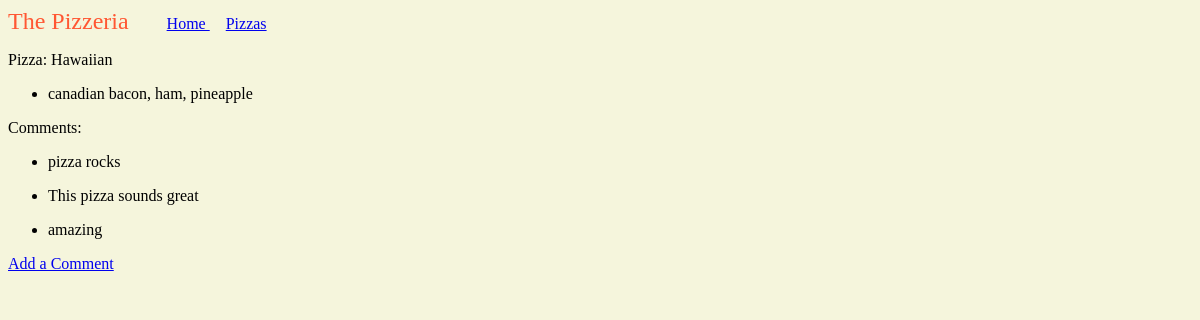
The page /pizzas/2/ on the database as committed earlier.
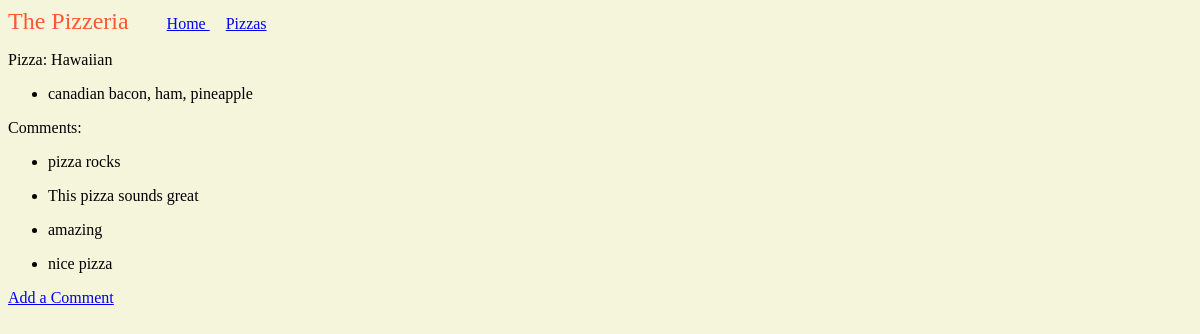
The same page on the database as committed later.
### pizzas/models.py (models this page shows, shortened)
class Topping(models.Model):
    pizza = models.ForeignKey(Pizza, on_delete=models.CASCADE)
    name = models.TextField()

class Comment(models.Model):
    pizza = models.ForeignKey(Pizza, on_delete=models.CASCADE)
    text = models.TextField()
    date_added = models.DateTimeField(auto_now_add=True)

### pizzas/views.py (the view)
# urls.py: path('pizzas/<int:pizza_id>/', views.pizza, name='pizza'),
def pizza(request, pizza_id):
    pizza = Pizza.objects.get(id=pizza_id)
    toppings = pizza.topping_set.order_by('pizza')
    comment = pizza.comment_set.order_by('pizza')
    context = {'pizza': pizza, 'toppings': toppings, 'comment': comment}
    return render(request, 'pizzas/pizza.html', context)

### pizzas/models.py (called while the page is built)
    def __str__(self):
        return self.name

### pizzas/templates/pizzas/pizza.html
{% extends "pizzas/base.html" %}
{% block content %}
<p> Pizza: {{ pizza }} </p>
<ul>
    {% for topping in toppings %}
    <li>
        <p>{{ topping.name | linebreaks }}</p>
    </li>
    {% empty %}
    <li> There are no toppings on this pizza. </li>
    {% endfor %}
</ul>
<p> Comments: </p>
<ul>
    {% for c in comment %}
    <li>
        <p>{{ c.text | linebreaks }}</p>
    </li>
    {% empty %}
    <li> There are no comments on this pizza. </li>
    {% endfor %}
</ul>
<p> <a href="{% url 'pizzas:comment' pizza.id %}"> Add a Comment </a></p>
{% endblock content %}

Rows that differ between the two databases and show on the page:
added Comment: text "nice pizza"
